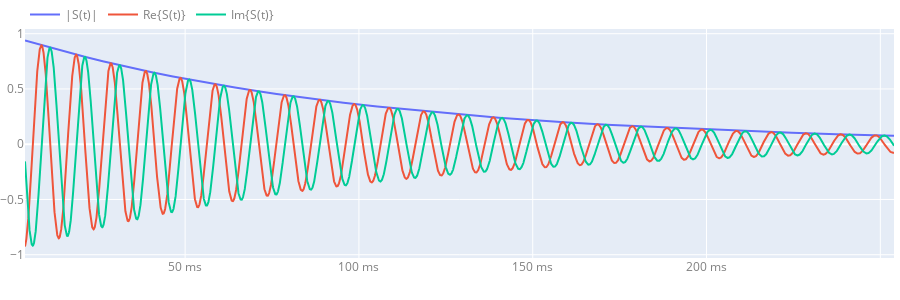

This figure's notebook cell:
### Code cell
# SIMULATE #
raw = simulate(obj, seq, sys)
p2 = plot_signal(raw; slider = false, height = 300)

### Figure 1 — Plotly figure (JSON) as saved in the notebook; plotly's stock layout.template omitted (floating-point values rounded to 4 significant figures; data arrays with more than 128 entries replaced by an {"elided": "..."} marker saying what was removed)
{"data": [{"hovertemplate": "(%{x:.4f} ms, %{y:.3f} a.u.)", "name": "|S(t)|", "type": "scatter", "x": {"elided": "8193 float values"}, "y": {"elided": "8193 float values"}}, {"hovertemplate": "(%{x:.4f} ms, %{y:.3f} a.u.)", "name": "Re{S(t)}", "type": "scatter", "x": {"elided": "8193 float values"}, "y": {"elided": "8193 float values"}}, {"hovertemplate": "(%{x:.4f} ms, %{y:.3f} a.u.)", "name": "Im{S(t)}", "type": "scatter", "x": {"elided": "8193 float values"}, "y": {"elided": "8193 float values"}}], "layout": {"font": {"color": "gray"}, "height": 300, "hovermode": "closest", "legend": {"orientation": "h", "x": 0, "xanchor": "left", "y": 1, "yanchor": "bottom"}, "margin": {"b": 0, "l": 0, "r": 0, "t": 0}, "modebar": {"activecolor": "rgb(229,236,246)", "bgcolor": "rgba(0,0,0,0)", "color": "gray", "orientation": "h", "x": 0, "xanchor": "right", "y": 1, "yanchor": "bottom"}, "paper_bgcolor": "rgba(0,0,0,0)", "plot_bgcolor": "rgb(229,236,246)", "shapes": [], "xaxis": {"gridcolor": "white", "range": [], "rangeselector": {"buttons": [{"count": 1, "label": "1m", "step": 10, "stepmode": "backward"}, {"step": "all"}]}, "rangeslider": {"visible": false}, "ticksuffix": " ms", "title": {"text": ""}, "zerolinecolor": "white"}, "yaxis": {"fixedrange": false, "gridcolor": "white", "zerolinecolor": "white"}}}
